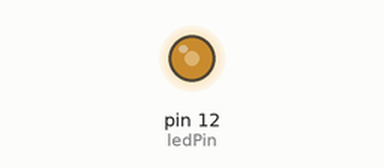
Bench run of a sketch on a simulated Arduino Uno, built with avr-gcc and run on an emulated ATmega328P. On the bench: output pins drawn as LEDs (lit = HIGH). What the sketch prints to the serial monitor is not drawn.

Above: at 0.13 s.
Timing chart, 0 to 40.0 s (numbered marks = the images above):
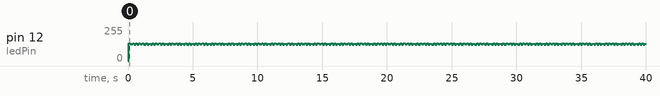

The sketch:

tsttimebetweenint.ino
```cpp
/*
 * Arduino 101: timer and interrupts
 * 2: Timer1 overflow interrupt example
 * more infos: http://www.letmakerobots.com/node/28278
 * created by RobotFreak
 */
#define BAUD_RATE 1000000
#define ledPin 12
void setup()
{
  Serial.begin(BAUD_RATE);
  pinMode(ledPin, OUTPUT);

  // initialize TIMER2
  noInterrupts();           // disable all interrupts
  TCCR2A = 0;
  TCCR2B = 0;
  TCNT2 = 157;            // preload timer 65536-16MHz/256/2Hz 0.010048s
  TCCR2B = B00000111;//clock/1024
  TIMSK2 |= (1 << TOIE1);   // enable timer overflow interrupt
  //interrupts();             // enable all interrupts

  // initialize TIMER1
  TCCR1A = 0;
  TCCR1B = 0;
  TCNT1 = 0;            // preload timer 65536-16MHz/256/2Hz
  TCCR1B= B00000101;//clock/1024
  interrupts();             // enable all interrupts
}


ISR(TIMER2_OVF_vect)
{
  TCNT2 = 157;            // preload timer
  digitalWrite(ledPin, digitalRead(ledPin) ^ 1);
}

void loop()
{
  Serial.println(TCNT1,DEC);
}
```
